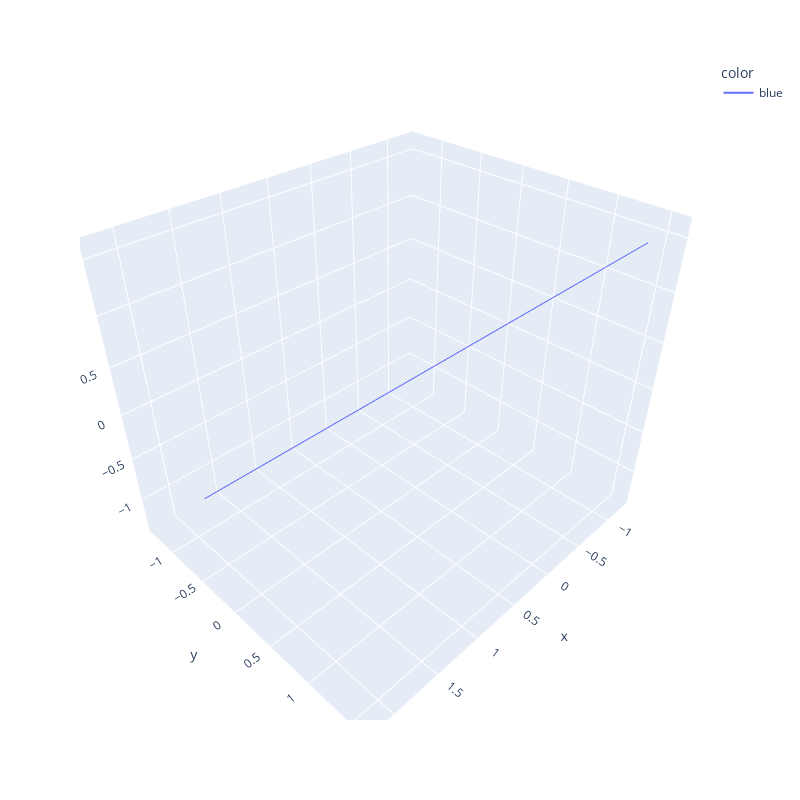

Here is the notebook cell this chart was saved with:
### Code cell
fig  = px.line_3d(x=session.z[:, 0], y=session.z[:, 1], z=session.z[:, 2], color=["blue"]*len(session.z), width=800, height=800)
fig.show()

### Figure 1 — Plotly figure (JSON) as saved in the notebook; plotly's stock layout.template omitted (floating-point values rounded to 4 significant figures; data arrays with more than 128 entries replaced by an {"elided": "..."} marker saying what was removed)
{"data": [{"hovertemplate": "color=blue<br>x=%{x}<br>y=%{y}<br>z=%{z}<extra></extra>", "legendgroup": "blue", "line": {"color": "#636efa", "dash": "solid"}, "marker": {"symbol": "circle"}, "mode": "lines", "name": "blue", "scene": "scene", "showlegend": true, "type": "scatter3d", "x": {"elided": "8690 float values"}, "y": {"elided": "8690 float values"}, "z": {"elided": "8690 float values"}}], "layout": {"height": 800, "legend": {"title": {"text": "color"}, "tracegroupgap": 0}, "margin": {"t": 60}, "scene": {"domain": {"x": [0, 1], "y": [0, 1]}, "xaxis": {"title": {"text": "x"}}, "yaxis": {"title": {"text": "y"}}, "zaxis": {"title": {"text": "z"}}}, "width": 800}}
